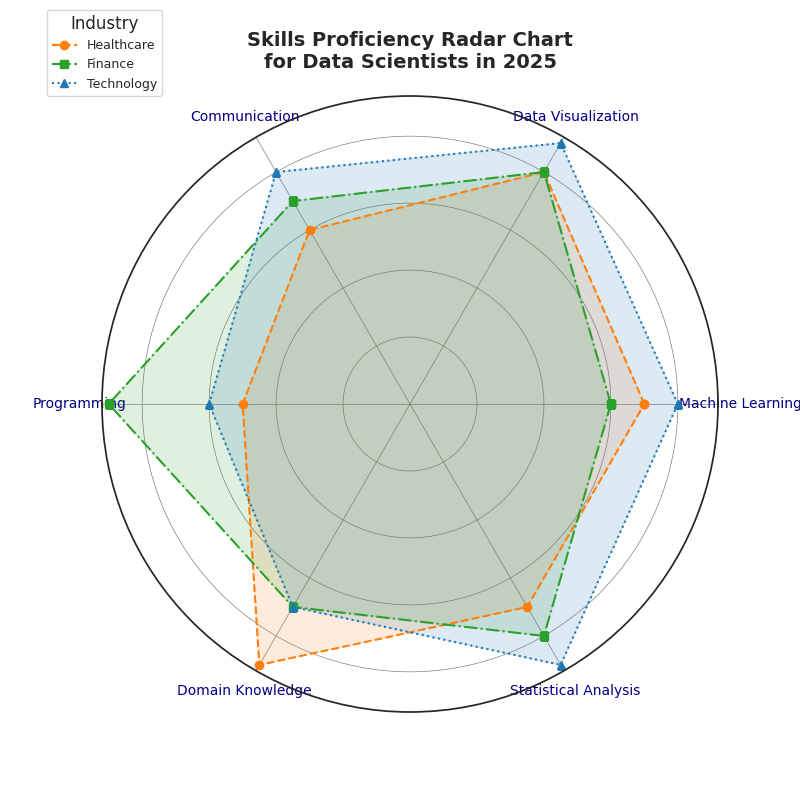

Source code (Python):
import matplotlib.pyplot as plt
import numpy as np

categories = [
    'Machine Learning',
    'Data Visualization',
    'Communication',
    'Programming',
    'Domain Knowledge',
    'Statistical Analysis'
]

proficiency_healthcare = [7, 8, 6, 5, 9, 7]
proficiency_finance = [6, 8, 7, 9, 7, 8]
proficiency_technology = [8, 9, 8, 6, 7, 9]

num_vars = len(categories)
angles = np.linspace(0, 2 * np.pi, num_vars, endpoint=False).tolist()
proficiency_healthcare += proficiency_healthcare[:1]
proficiency_finance += proficiency_finance[:1]
proficiency_technology += proficiency_technology[:1]
angles += angles[:1]

fig, ax = plt.subplots(figsize=(8, 8), subplot_kw=dict(polar=True))
fig.subplots_adjust(wspace=0.5)

ax.set_title('Skills Proficiency Radar Chart\nfor Data Scientists in 2025', fontsize=14, fontweight='bold', pad=20)

# Shuffled colors
colors = ['#ff7f0e', '#2ca02c', '#1f77b4']

ax.plot(angles, proficiency_healthcare, linewidth=1.5, linestyle='dashed', marker='o', label='Healthcare', color=colors[0])
ax.fill(angles, proficiency_healthcare, alpha=0.15, color=colors[0])

ax.plot(angles, proficiency_finance, linewidth=1.5, linestyle='dashdot', marker='s', label='Finance', color=colors[1])
ax.fill(angles, proficiency_finance, alpha=0.15, color=colors[1])

ax.plot(angles, proficiency_technology, linewidth=1.5, linestyle='dotted', marker='^', label='Technology', color=colors[2])
ax.fill(angles, proficiency_technology, alpha=0.15, color=colors[2])

ax.set_yticklabels([])
ax.set_xticks(angles[:-1])
ax.set_xticklabels(categories, fontsize=10, color='navy')

ax.legend(loc='upper left', bbox_to_anchor=(-0.1, 1.15), fontsize=9, title='Industry')
ax.grid(color='gray', linestyle='-', linewidth=0.5)

plt.show()
